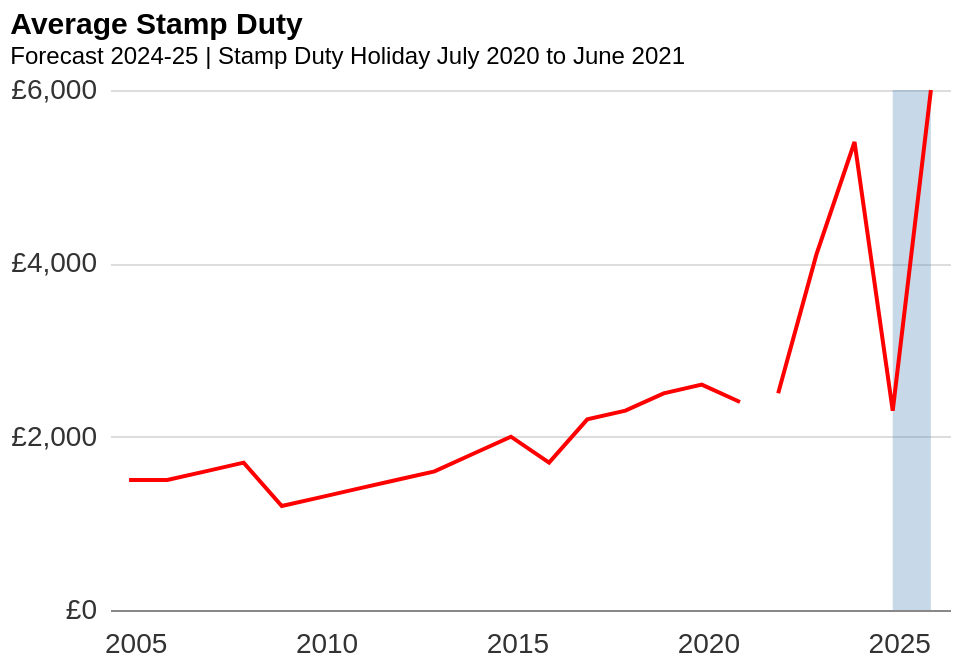

Here is the Vega-Lite specification saved for this chart:
### Vega-Lite specification from a JSON file in a GitHub repository (floating-point values rounded to 4 significant figures)
{"$schema": "https://vega.github.io/schema/vega-lite/v5.json", "width": 420, "height": 260, "config": {"view": {"stroke": null}, "axis": {"labelColor": "#333"}}, "title": {"text": "Average Stamp Duty", "subtitle": "Forecast 2024-25 | Stamp Duty Holiday July 2020 to June 2021", "fontSize": 15, "anchor": "start", "color": "black"}, "data": {"values": [{"year": 2004, "value": 1500, "type": "beforeholiday"}, {"year": 2005, "value": 1500, "type": "beforeholiday"}, {"year": 2006, "value": 1600, "type": "beforeholiday"}, {"year": 2007, "value": 1700, "type": "beforeholiday"}, {"year": 2008, "value": 1200, "type": "beforeholiday"}, {"year": 2009, "value": 1300, "type": "beforeholiday"}, {"year": 2010, "value": 1400, "type": "beforeholiday"}, {"year": 2011, "value": 1500, "type": "beforeholiday"}, {"year": 2012, "value": 1600, "type": "beforeholiday"}, {"year": 2013, "value": 1800, "type": "beforeholiday"}, {"year": 2014, "value": 2000, "type": "beforeholiday"}, {"year": 2015, "value": 1700, "type": "beforeholiday"}, {"year": 2016, "value": 2200, "type": "beforeholiday"}, {"year": 2017, "value": 2300, "type": "beforeholiday"}, {"year": 2018, "value": 2500, "type": "beforeholiday"}, {"year": 2019, "value": 2600, "type": "beforeholiday"}, {"year": 2020, "value": 2400, "type": "beforeholiday"}, {"year": 2021, "value": 2500, "type": "afterholiday"}, {"year": 2022, "value": 4100, "type": "afterholiday"}, {"year": 2023, "value": 5400, "type": "afterholiday"}, {"year": 2024, "value": 2300, "type": "afterholiday"}, {"year": 2025, "value": 6000, "type": "afterholiday"}]}, "layer": [{"data": {"values": [{"start": 2024, "end": 2025}]}, "mark": {"type": "rect", "color": "#4682b4", "opacity": 0.3}, "encoding": {"x": {"field": "start"}, "x2": {"field": "end"}, "y": {"value": 0}, "y2": {"value": 260}}}, {"transform": [{"filter": "datum.type == 'beforeholiday'"}], "mark": {"type": "line", "color": "red", "strokeWidth": 2}, "encoding": {"x": {"field": "year", "axis": {"labelAngle": 0, "labelFontSize": 14, "values": [2005, 2010, 2015, 2020, 2025], "tickSize": 15, "tickColor": "white"}, "title": null}, "y": {"field": "value", "type": "quantitative", "title": null, "axis": {"domain": false, "labelFontSize": 14, "values": [0, 2000, 4000, 6000], "tickSize": 5, "tickColor": "white", "labelExpr": "'£' + format(datum.value, ',.0f')"}}}}, {"transform": [{"filter": "datum.type == 'afterholiday'"}], "mark": {"type": "line", "color": "red", "strokeWidth": 2}, "encoding": {"x": {"field": "year"}, "y": {"field": "value", "type": "quantitative"}}}]}
